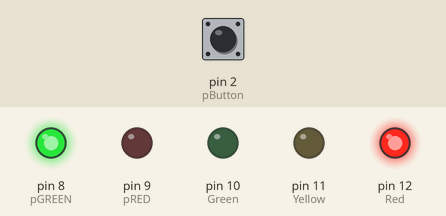
The sketch below on a simulated Arduino Uno, built with avr-gcc and run on an emulated ATmega328P. On the bench: output pins drawn as LEDs (lit = HIGH). Inputs (shaded band) come from the test bench; at power-on: pin 2 (pButton) LOW.

Above: at 10.0 s.
At 22.5 s:
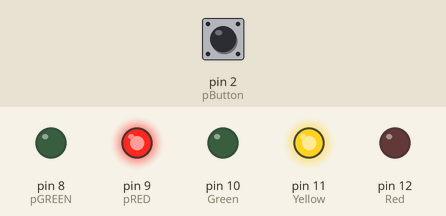
At 35.5 s:
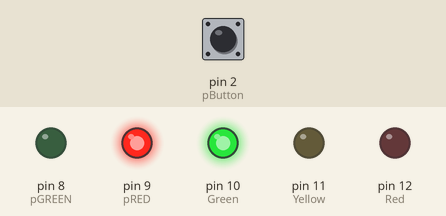
At 48.5 s:
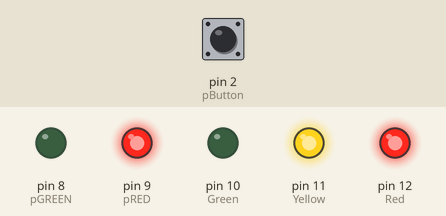
Timing chart, 0 to 66.3 s (numbered marks = the images above):
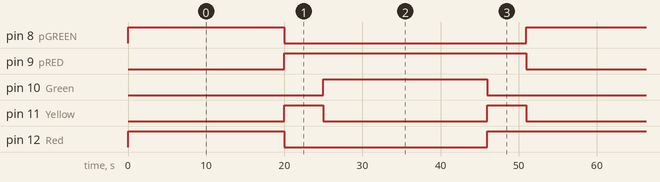

Measured:
- by itself, pin 8 (pGREEN): alternates HIGH for 20.0 s and LOW for 31.0 s
- by itself, pin 9 (pRED): alternates HIGH for 31.0 s and LOW for 20.0 s
- by itself, pin 10 (Green): alternates HIGH for 21.0 s and LOW for 30.0 s
- by itself, pin 11 (Yellow): alternates HIGH for 5.0 s and LOW for 20.5 s
- by itself, pin 12 (Red): repeats every 51.0 s: LOW 26.0 s, HIGH 25.0 s

The sketch:

Traffict_light.ino
```cpp
#define redLight 0
#define yellowLight 1
#define greenLight 2
#define redYellowLight 3
#define pressed 1
#define reset 0

int Red = 12;
int Yellow = 11;
int Green = 10;
int pRED = 9;
int pGREEN = 8;
int pButton = 2;

int state = 0;
int ButtonState = 0;


void setup()
{
  pinMode(Red, OUTPUT);
  pinMode(Green, OUTPUT);
  pinMode(Yellow, OUTPUT);
  pinMode(pRED, OUTPUT);
  pinMode(pGREEN, OUTPUT);
  pinMode(pButton, INPUT);
  attachInterrupt(digitalPinToInterrupt(pButton), ButtonPressed, RISING)
 ;
}

void loop()
{
  switch(state){
    case redLight:
    digitalWrite(Yellow,LOW);
    digitalWrite(Red, HIGH);
    digitalWrite(pRED, LOW);
    digitalWrite(pGREEN, HIGH);
    delay(20000);
    state = yellowLight;
    break;

    case yellowLight:
    digitalWrite(Red, LOW);
    digitalWrite(Yellow, HIGH);
    digitalWrite(pGREEN, LOW);
    digitalWrite(pRED, HIGH);
     delay(5000);
    state = greenLight;
    break;

    case greenLight:
    digitalWrite(Yellow, LOW);
    digitalWrite(Green, HIGH);
    delay(15000);
    for(int i = 0; i < 6; i++){
      if(ButtonState == pressed){
        ButtonState = reset;
        state = yellowLight;
        break;
      }
      delay(1000);
    }
    state = redYellowLight;
    break;

    case redYellowLight:
    digitalWrite(Green, LOW);
    digitalWrite(Red, HIGH);
    digitalWrite(Yellow, HIGH);
    delay(5000);
    state = redLight;
    break;

  }
}
void ButtonPressed(){
  ButtonState = pressed;
}

// and happy ending for the pedestrian
```
